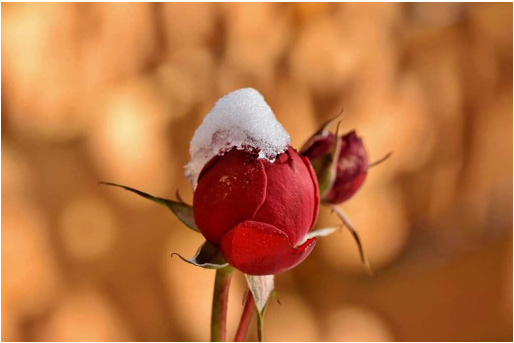
#> input picture assets/images/example_img.png, 514 x 343 px
$ jupyter execute main.ipynb   (shell and % lines are left out)
#> lines starting #> are read from the running program, lines starting #| are printed output that depends on the picture; after the words box and inside, x2 and y2 are one past the last pixel; in counts of white or black regions, pixels touching at a corner belong together
# Cropping Image

[cell 1]
import cv2
import matplotlib.pyplot as plt

img = cv2.imread('../assets/images/example_img.png')
#> img is the input picture: shape (343, 514, 3); mean B, G, R 62.6, 112.3, 184.6

# Image dimensions
print(f"image dimension: {img.shape}")
#| image dimension: (343, 514, 3)

# Display image
plt.imshow(img)
plt.show()

## 1. Cropping using OpenCV

Có thể sử dụng phương pháp slicing để cắt ra phần ảnh

[cell 2]
cropped_image = img[80: 280, 150:330]
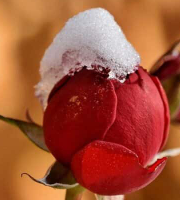
#> cropped_image: shape (200, 180, 3); mean B, G, R 57.1, 83.2, 163.2

plt.imshow(cropped_image)
plt.title('Cropped image')
plt.show()

## 2. Dividing an Image Into Small Patches Using Cropping

[cell 3]
image_copy = img.copy()

img_height = img.shape[0]
#> img_height = 343
img_width = img.shape[1]
#> img_width = 514

Ví dụ dưới đây sử dụng các patches images có size là `104x76`

[cell 4]
M = 76
N = 104
x1 = 0
y1 = 0

for y in range(0, img_height, M):
    for x in range(0, img_width, N):
        if (img_height - y) < M or (img_width - x) < N:
            break

        y1 = y + M
        x1 = x + N

        # check whether the patch width or height exceeds the image width or height
        if x1 >= img_width and y1 >= img_height:
            x1 = img_width - 1
            y1 = img_height - 1
            #Crop into patches of size MxN
            tiles = image_copy[y:y+M, x:x+N]
            #Save each patch into file directory
            cv2.imwrite('saved_patches/'+'tile'+str(x)+'_'+str(y)+'.jpg', tiles)
            cv2.rectangle(img, (x, y), (x1, y1), (0, 255, 0), 1)
        elif y1 >= img_height: # when patch height exceeds the image height
            y1 = img_height - 1
            #Crop into patches of size MxN
            tiles = image_copy[y:y+M, x:x+N]
            #Save each patch into file directory
            cv2.imwrite('saved_patches/'+'tile'+str(x)+'_'+str(y)+'.jpg', tiles)
            cv2.rectangle(img, (x, y), (x1, y1), (0, 255, 0), 1)
        elif x1 >= img_width: # when patch width exceeds the image width
            x1 = img_width - 1
            #Crop into patches of size MxN
            tiles = image_copy[y:y+M, x:x+N]
            #Save each patch into file directory
            cv2.imwrite('saved_patches/'+'tile'+str(x)+'_'+str(y)+'.jpg', tiles)
            cv2.rectangle(img, (x, y), (x1, y1), (0, 255, 0), 1)
        else:
            #Crop into patches of size MxN
            tiles = image_copy[y:y+M, x:x+N]
            #Save each patch into file directory
            cv2.imwrite('saved_patches/'+'tile'+str(x)+'_'+str(y)+'.jpg', tiles)
            cv2.rectangle(img, (x, y), (x1, y1), (0, 255, 0), 1)
#> this loop made 5 passes
#> pass 1, `cv2.imwrite('saved_patches/'+'tile'+str(x)+'_'+str(y)+'.jpg', tiles)`:
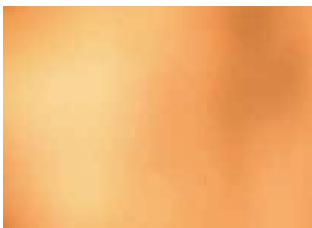
#> saved as tile0_0.jpg: shape (76, 104, 3) (shown 3 times larger); mean B, G, R 112.3, 178.3, 242.2
#> pass 1, `cv2.imwrite('saved_patches/'+'tile'+str(x)+'_'+str(y)+'.jpg', tiles)`:
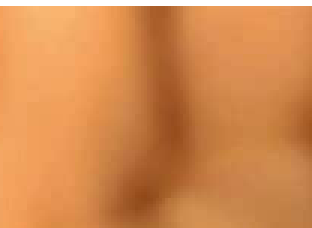
#> saved as tile104_0.jpg: shape (76, 104, 3) (shown 3 times larger); mean B, G, R 79.8, 138.7, 212.5
#> pass 1, `cv2.imwrite('saved_patches/'+'tile'+str(x)+'_'+str(y)+'.jpg', tiles)`:
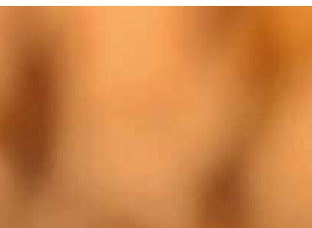
#> saved as tile208_0.jpg: shape (76, 104, 3) (shown 3 times larger); mean B, G, R 70.7, 131.6, 205.2
#> pass 1, `cv2.imwrite('saved_patches/'+'tile'+str(x)+'_'+str(y)+'.jpg', tiles)`:
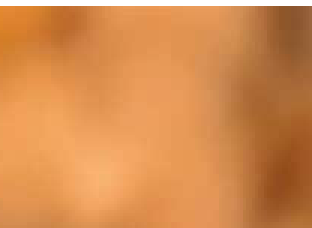
#> saved as tile312_0.jpg: shape (76, 104, 3) (shown 3 times larger); mean B, G, R 79.5, 140.7, 213.8
#> after the loop:
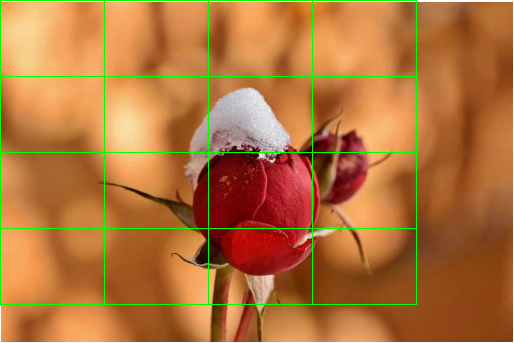
#> img: shape (343, 514, 3); 2.03% of pixels changed, all inside (x1, y1, x2, y2) = (0, 0, 417, 305)
#> after the loop:
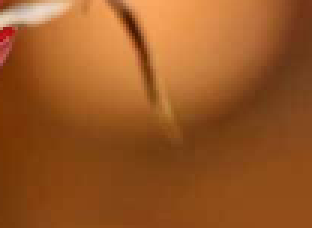
#> tiles: shape (76, 104, 3) (shown 3 times larger); mean B, G, R 37.1, 87.8, 153.4
